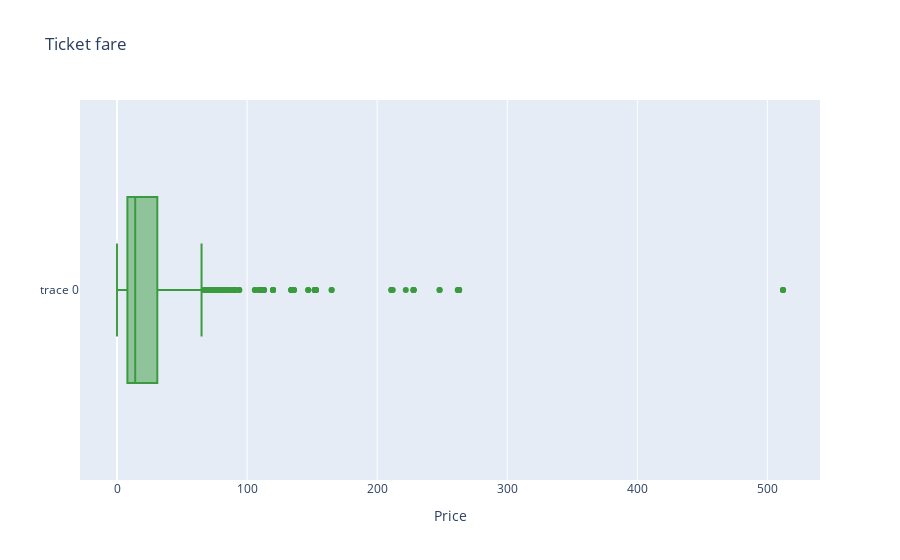

The cell this chart's notebook holds for it:
### Code cell
# Box plot fare column
print('Median = ',df['Fare'].median())
print('Min = ',df['Fare'].min())
print('Max = ',df['Fare'].max())

age_data = df['Fare']
trace = go.Box(
    x = age_data,  
    marker_color='green',  
    opacity=0.75
)
layout = go.Layout(
    title='Ticket fare',
    xaxis=dict(title='Price'),
   
)
fig = go.Figure(data=[trace], layout=layout)
fig.show()

### Figure 1 — Plotly figure (JSON) as saved in the notebook; plotly's stock layout.template omitted (floating-point values rounded to 4 significant figures; data arrays with more than 128 entries replaced by an {"elided": "..."} marker saying what was removed)
{"data": [{"marker": {"color": "green"}, "opacity": 0.75, "type": "box", "x": {"elided": "891 int values"}}], "layout": {"title": {"text": "Ticket fare"}, "xaxis": {"title": {"text": "Price"}}}}
